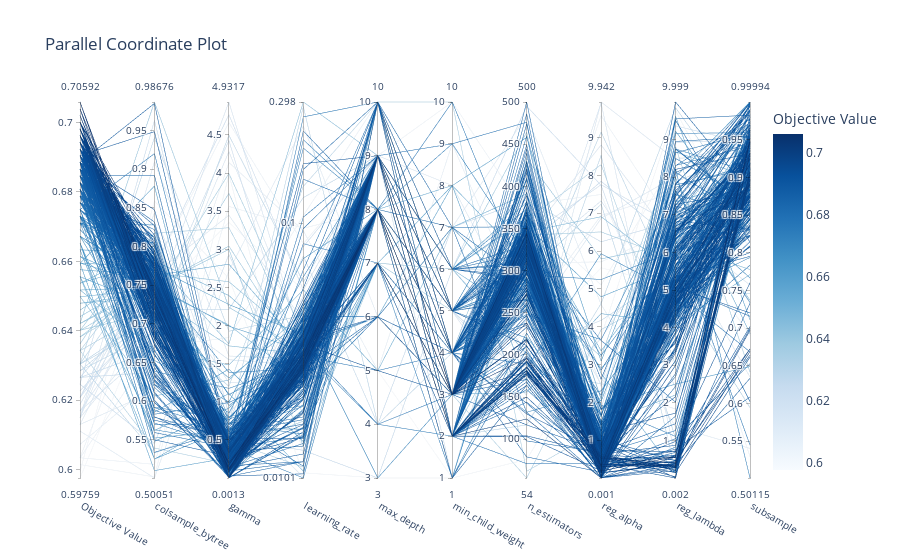

Notebook code cell kept with this figure:
### Code cell
optuna.visualization.plot_parallel_coordinate(study)

### Figure 1 — Plotly figure (JSON) as saved in the notebook; plotly's stock layout.template omitted (floating-point values rounded to 4 significant figures; data arrays with more than 128 entries replaced by an {"elided": "..."} marker saying what was removed)
{"data": [{"dimensions": [{"label": "Objective Value", "range": [0.5976, 0.7059], "values": {"elided": "400 float values"}}, {"label": "colsample_bytree", "range": [0.5005, 0.9868], "values": {"elided": "400 float values"}}, {"label": "gamma", "range": [0.001337, 4.932], "values": {"elided": "400 float values"}}, {"label": "learning_rate", "range": [-1.997, -0.5253], "ticktext": ["0.0101", "0.1", "0.298"], "tickvals": [-1.997, -1, -0.5253], "values": {"elided": "400 float values"}}, {"label": "max_depth", "range": [3, 10], "values": {"elided": "400 int values"}}, {"label": "min_child_weight", "range": [1, 10], "values": {"elided": "400 int values"}}, {"label": "n_estimators", "range": [54, 500], "values": {"elided": "400 int values"}}, {"label": "reg_alpha", "range": [0.0008406, 9.942], "values": {"elided": "400 float values"}}, {"label": "reg_lambda", "range": [0.001864, 9.999], "values": {"elided": "400 float values"}}, {"label": "subsample", "range": [0.5012, 0.9999], "values": {"elided": "400 float values"}}], "labelangle": 30, "labelside": "bottom", "line": {"color": {"elided": "400 float values"}, "colorbar": {"title": {"text": "Objective Value"}}, "colorscale": [[0, "rgb(247,251,255)"], [0.125, "rgb(222,235,247)"], [0.25, "rgb(198,219,239)"], [0.375, "rgb(158,202,225)"], [0.5, "rgb(107,174,214)"], [0.625, "rgb(66,146,198)"], [0.75, "rgb(33,113,181)"], [0.875, "rgb(8,81,156)"], [1, "rgb(8,48,107)"]], "reversescale": false, "showscale": true}, "type": "parcoords"}], "layout": {"title": {"text": "Parallel Coordinate Plot"}}}
